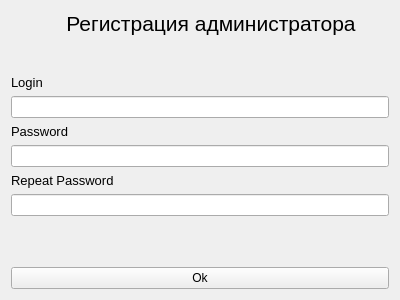
<?xml version="1.0" encoding="UTF-8"?>
<ui version="4.0">
 <class>Registration</class>
 <widget class="QWidget" name="Registration">
  <property name="geometry">
   <rect>
    <x>0</x>
    <y>0</y>
    <width>400</width>
    <height>300</height>
   </rect>
  </property>
  <property name="minimumSize">
   <size>
    <width>400</width>
    <height>300</height>
   </size>
  </property>
  <property name="maximumSize">
   <size>
    <width>424</width>
    <height>300</height>
   </size>
  </property>
  <property name="windowTitle">
   <string>Form</string>
  </property>
  <layout class="QGridLayout" name="gridLayout">
   <item row="2" column="0" rowspan="2" colspan="2">
    <layout class="QGridLayout" name="gridLayout_2">
     <item row="1" column="1">
      <widget class="QLineEdit" name="login"/>
     </item>
     <item row="3" column="1">
      <widget class="QLineEdit" name="pass"/>
     </item>
     <item row="0" column="1">
      <widget class="QLabel" name="labelLogin">
       <property name="font">
        <font>
         <pointsize>10</pointsize>
        </font>
       </property>
       <property name="text">
        <string>Login</string>
       </property>
      </widget>
     </item>
     <item row="8" column="1">
      <widget class="QLabel" name="errorlabel">
       <property name="text">
        <string/>
       </property>
      </widget>
     </item>
     <item row="2" column="1">
      <widget class="QLabel" name="labelPassw">
       <property name="font">
        <font>
         <pointsize>10</pointsize>
        </font>
       </property>
       <property name="text">
        <string>Password</string>
       </property>
      </widget>
     </item>
     <item row="11" column="1">
      <widget class="QPushButton" name="Ok">
       <property name="text">
        <string>Ok</string>
       </property>
      </widget>
     </item>
     <item row="4" column="1">
      <widget class="QLabel" name="labelRepeat">
       <property name="font">
        <font>
         <pointsize>10</pointsize>
        </font>
       </property>
       <property name="text">
        <string>Repeat Password</string>
       </property>
      </widget>
     </item>
     <item row="6" column="1">
      <spacer name="verticalSpacer">
       <property name="orientation">
        <enum>Qt::Vertical</enum>
       </property>
       <property name="sizeHint" stdset="0">
        <size>
         <width>20</width>
         <height>40</height>
        </size>
       </property>
      </spacer>
     </item>
     <item row="5" column="1">
      <widget class="QLineEdit" name="prepeat"/>
     </item>
    </layout>
   </item>
   <item row="1" column="0" colspan="2">
    <spacer name="verticalSpacer_2">
     <property name="orientation">
      <enum>Qt::Vertical</enum>
     </property>
     <property name="sizeHint" stdset="0">
      <size>
       <width>20</width>
       <height>40</height>
      </size>
     </property>
    </spacer>
   </item>
   <item row="0" column="0">
    <widget class="QLabel" name="label">
     <property name="minimumSize">
      <size>
       <width>400</width>
       <height>0</height>
      </size>
     </property>
     <property name="maximumSize">
      <size>
       <width>400</width>
       <height>16777215</height>
      </size>
     </property>
     <property name="font">
      <font>
       <pointsize>16</pointsize>
      </font>
     </property>
     <property name="text">
      <string>Регистрация администратора</string>
     </property>
     <property name="alignment">
      <set>Qt::AlignCenter</set>
     </property>
    </widget>
   </item>
  </layout>
 </widget>
 <tabstops>
  <tabstop>login</tabstop>
  <tabstop>pass</tabstop>
  <tabstop>prepeat</tabstop>
  <tabstop>Ok</tabstop>
 </tabstops>
 <resources/>
 <connections/>
</ui>
